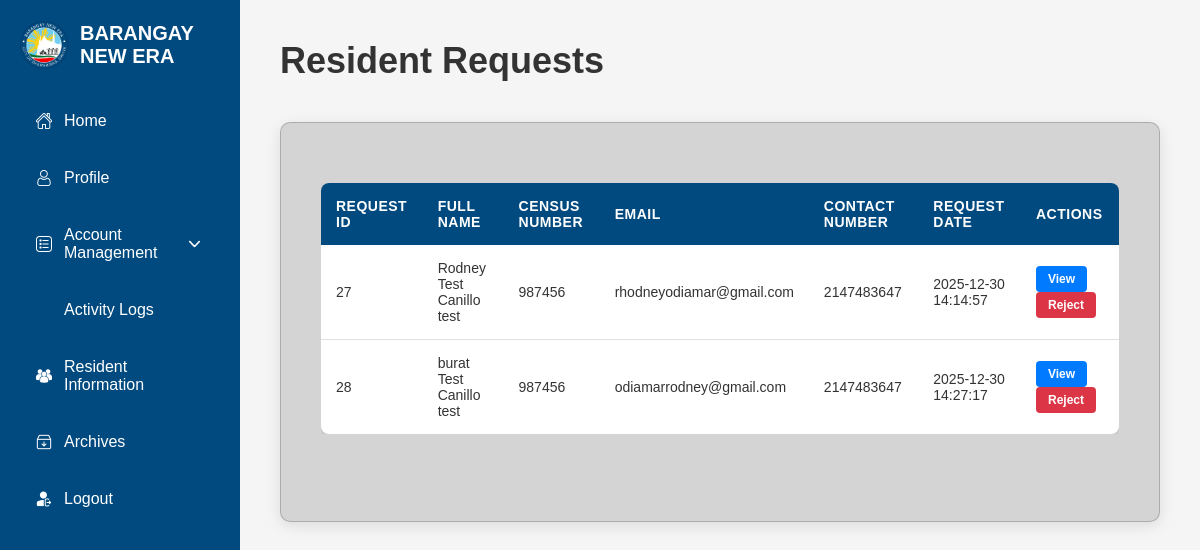
The page /superadmin/residentrequest.php (signed in) on the database as committed earlier.
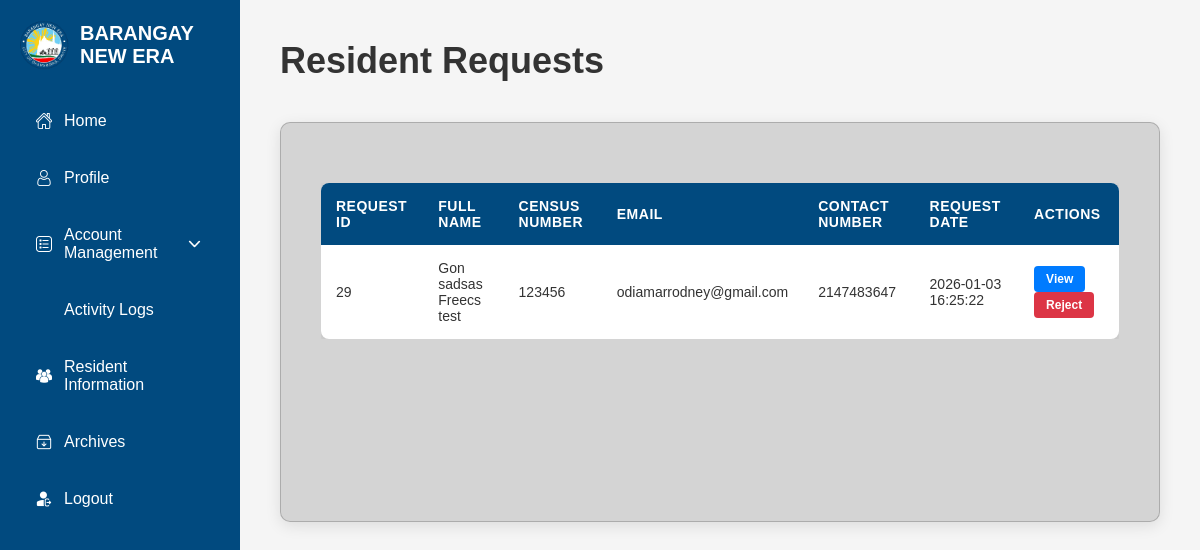
The same page on the database as committed later.
### tables this page shows
CREATE TABLE `userrequest` (
  `RequestID` int(11) NOT NULL,
  `lastname` varchar(255) NOT NULL,
  `firstname` varchar(255) NOT NULL,
  `middlename` varchar(255) NOT NULL,
  `suffix` varchar(255) NOT NULL,
  `birthdate` date NOT NULL,
  `address` varchar(255) NOT NULL,
  `age` int(11) NOT NULL,
  `censusnumber` int(11) NOT NULL,
  `email` varchar(255) NOT NULL,
  `contactnumber` int(11) NOT NULL,
  `password` varchar(255) NOT NULL,
  `verificationCode` int(11) NOT NULL,
  `dateRequested` datetime DEFAULT current_timestamp(),
  `profile_picture` varchar(255) DEFAULT NULL,
  `status` enum('pending','read','approved','rejected') DEFAULT 'pending'
);

### superadmin/residentrequest.php (the view, shortened to what the changed rows need)
<?php
require_once '../Connection/Conn.php';
$requests = [];
try {
   $query = "SELECT RequestID, LastName, FirstName, MiddleName, Suffix, birthdate, Age, email, ContactNumber, address, CensusNumber, dateRequested FROM userrequest ORDER BY dateRequested ASC";
    $result = $conn->query($query);
    if ($result && $result->num_rows > 0) {
        while ($row = $result->fetch_assoc()) {
    $requests[] = [
        'RequestID' => $row['RequestID'],
        'FirstName' => $row['FirstName'],
        'MiddleName' => $row['MiddleName'] ?? '',
        'Suffix' => $row['Suffix'] ?? '',
        'LastName' => $row['LastName'],
        'Email' => $row['email'],
        'ContactNumber' => $row['ContactNumber'],
        'Address' => $row['address'] ?? '',
        'birthdate' => $row['birthdate'],
        'Age' => $row['Age'],
        'CensusNumber' => $row['CensusNumber'],
        'dateRequested' => $row['dateRequested']
    ];
}
    }
} catch (Exception $e) {
    $error_message = "Error fetching resident requests: " . $e->getMessage();
}
?>
<!DOCTYPE html>
<html lang="en">
<head>
    <link rel="stylesheet" href="residentrequest.css">
</head>
<body>
    <div class="sidebar">
        <div class="sidebar-logo">
            <h2>BARANGAY NEW ERA</h2>
        </div>
    </div>
    <div class="main-content">
        <div class="page-header">
            <h1>Resident Requests</h1>
        </div>
        <div class="container">
            <?php if (isset($error_message)): ?>
                <div class="error-message">
                    <?php echo htmlspecialchars($error_message); ?>
                </div>
            <?php else: ?>
                <div class="table-container">
                    <table class="admin-table">
                        <thead>
                            <tr>
                                <th>Request ID</th>
                                <th>Full Name</th>
                                <th>Census Number</th>
                                <th>Email</th>
                                <th>Contact Number</th>
                                <th>Request Date</th>
                                <th>Actions</th>
                            </tr>
                        </thead>
                        <tbody>
                            <?php if (empty($requests)): ?>
                                <tr>
                                    <td colspan="7" style="text-align: center; padding: 40px;">No resident requests found.</td>
                                </tr>
                            <?php else: ?>
                                <?php foreach ($requests as $request): ?>
                                    <?php
                                    $fullname = trim($request['FirstName'] . ' ' . $request['MiddleName'] . ' ' . $request['LastName'] . ' ' . $request['Suffix']);
                                    ?>
                                    <tr>
                                        <td><?php echo htmlspecialchars($request['RequestID']); ?></td>
                                        <td><?php echo htmlspecialchars($fullname); ?></td>
                                        <td><?php echo htmlspecialchars($request['CensusNumber']); ?></td>
                                        <td><?php echo htmlspecialchars($request['Email']); ?></td>
                                        <td><?php echo htmlspecialchars($request['ContactNumber']); ?></td>
                                        <td><?php echo htmlspecialchars($request['dateRequested']); ?></td>
                                        <td>
                                            <button class="action-btn view-btn"
                                                data-request-id="<?php echo htmlspecialchars($request['RequestID']); ?>"
                                                data-census-number="<?php echo htmlspecialchars($request['CensusNumber']); ?>"
                                                data-first-name="<?php echo htmlspecialchars($request['FirstName']); ?>"
                                                data-middle-name="<?php echo htmlspecialchars($request['MiddleName']); ?>"
                                                data-last-name="<?php echo htmlspecialchars($request['LastName']); ?>"
                                                data-suffix="<?php echo htmlspecialchars($request['Suffix']); ?>"
                                                data-email="<?php echo htmlspecialchars($request['Email']); ?>"
                                                data-contact-number="<?php echo htmlspecialchars($request['ContactNumber']); ?>"
                                                data-address="<?php echo htmlspecialchars($request['Address']); ?>"
                                                data-birthdate="<?php echo htmlspecialchars($request['birthdate']); ?>"
                                                data-age="<?php echo htmlspecialchars($request['Age']); ?>"
                                                data-profile-picture="<?php echo htmlspecialchars($request['profile_picture'] ?? ''); ?>"
                                                data-request-date="<?php echo htmlspecialchars($request['dateRequested']); ?>"
                                                onclick="viewRequest(this)">View</button>
                                            <button class="action-btn reject-btn" onclick="rejectRequest('<?php echo htmlspecialchars($request['RequestID']); ?>', this)">Reject</button>
                                        </td>
                                    </tr>
                                <?php endforeach; ?>
                            <?php endif; ?>
                        </tbody>
                    </table>
                </div>
            <?php endif; ?>
        </div>
    </div>
</body>
</html>

Rows that differ between the two databases and show on the page:
removed userrequest: RequestID "27", fullname "Rodney Test Canillo test", censusnumber "987456", email "rhodneyodiamar@gmail.com", contactnumber "2147483647", dateRequested "2025-12-30 14:14:57"
removed userrequest: RequestID "28", fullname "burat Test Canillo test", censusnumber "987456", email "odiamarrodney@gmail.com", contactnumber "2147483647", dateRequested "2025-12-30 14:27:17"
added userrequest: RequestID "29", fullname "Gon sadsas Freecs test", censusnumber "123456", email "odiamarrodney@gmail.com", contactnumber "2147483647", dateRequested "2026-01-03 16:25:22"
